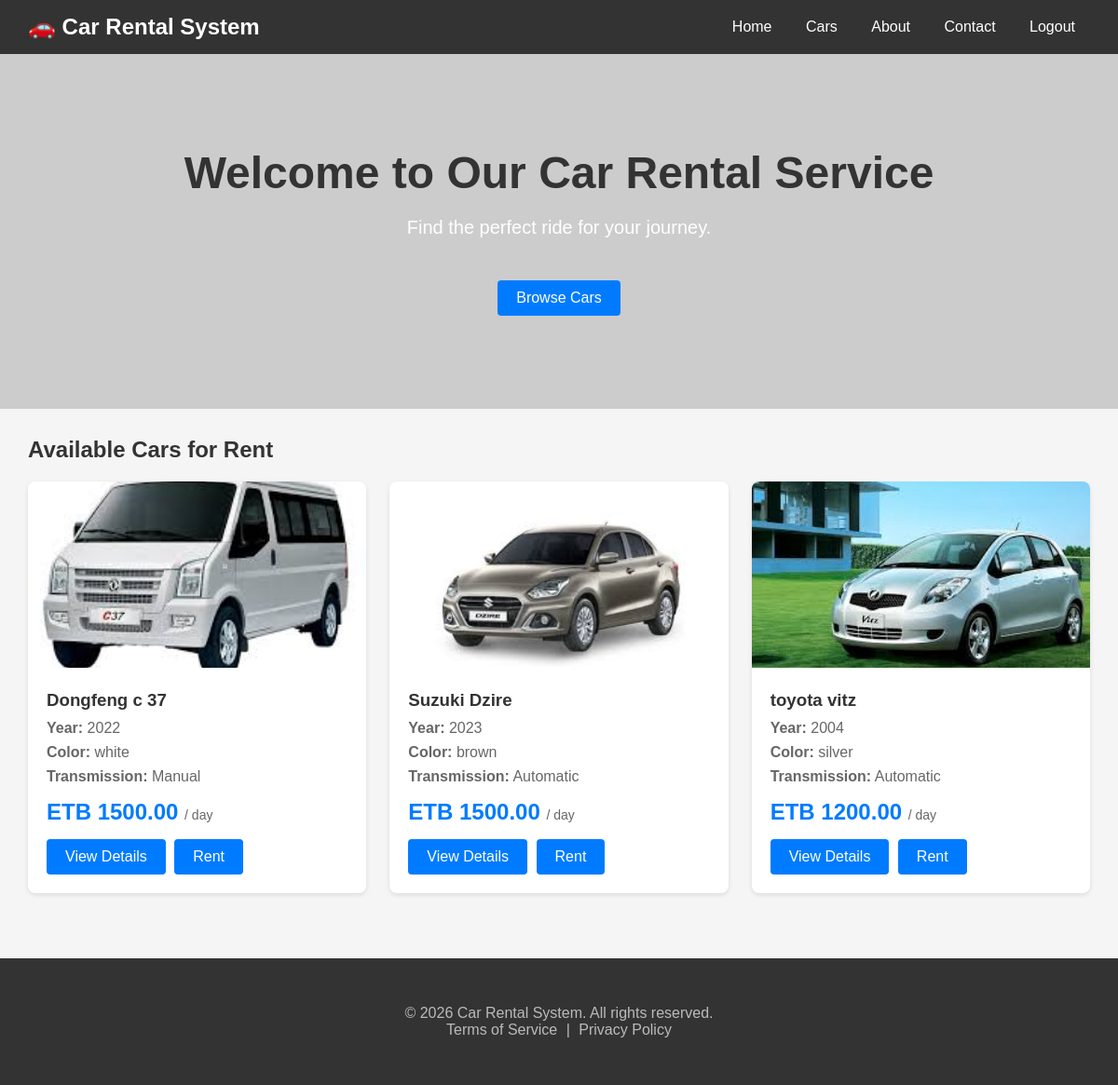
Screenshot of / (signed in) with the database file from the repository.
### Rental/models.py (models this page shows, shortened)
class Car(models.Model):
    TRANSMISSION_CHOICES = [
        ('automatic', 'Automatic'),
        ('manual', 'Manual'),
    ]
    brand = models.CharField(max_length=100)
    model = models.CharField(max_length=100)
    year = models.IntegerField()
    color = models.CharField(max_length=50)
    plate_number = models.CharField(max_length=20, unique=True)
    transmission = models.CharField(max_length=20, choices=TRANSMISSION_CHOICES, default='automatic')
    daily_rate = models.DecimalField(max_digits=10, decimal_places=2)
    image = models.ImageField(upload_to='cars/', blank=True, null=True)
    available = models.BooleanField(default=True)
    visible = models.BooleanField(default=True)
    class Meta:
        ordering = ['brand', 'model']

### Rental/views.py (the view)
# urls.py: path('', car_list, name='car_list_url'),
def car_list(request):
    cars = Car.objects.filter(visible=True, available=True)
    return render(request, 'car_list.html', {'cars': cars})

### Rental/templates/car_list.html (shortened to what this page needs)
<!DOCTYPE html>
<html lang="en">
<head>
</head>
<body>
    <nav class="navbar">
        <h1>🚗 Car Rental System</h1>
        <div class="navbar-links">
            <a href="#" class="active">Home</a>
            <a href="{% url 'car_list_url' %}">Cars</a>
            <a href="#">About</a>
            <a href="#">Contact</a>
            {% if user.is_authenticated %}
                <a href="{% url 'logout_url' %}">Logout</a>
            {% else %}
                <a href="{% url 'login_url' %}">Login</a>
                <a href="{% url 'signup_url' %}">Sign Up</a>
            {% endif %}
        </div>
    </nav>
    <section class="hero">
        <div class="hero-content">
            <h2>Welcome to Our Car Rental Service</h2>
            <p>Find the perfect ride for your journey.</p>
            <a href="#cars-section" class="btn">Browse Cars</a>
        </div>
    </section>
    <div class="container" id="cars-section">
        <h2>Available Cars for Rent</h2>
        {% if cars %}
        <div class="cars-grid">
            {% for car in cars %}
            <div class="car-card">
                {% if car.image %}
                <img src="{{ car.image.url }}" alt="{{ car.brand }} {{ car.model }}" class="car-image">
                {% else %}
                <div class="car-image-placeholder">🚗</div>
                {% endif %}
                <div class="car-info">
                    <h3>{{ car.brand }} {{ car.model }}</h3>
                    <p><strong>Year:</strong> {{ car.year }}</p>
                    <p><strong>Color:</strong> {{ car.color }}</p>
                    <p><strong>Transmission:</strong> {{ car.get_transmission_display }}</p>
                    <div class="price">ETB {{ car.daily_rate }} <span>/ day</span></div>
                    <a href="{% url 'car_detail_url' car.id %}" class="btn">View Details</a>
                    {% if user.is_authenticated and not user.is_staff and car.available %}
                    <a href="{% url 'rent_car_url' car.id %}" class="btn" style="margin-left:5px;">Rent</a>
                    {% endif %}
                </div>
            </div>
            {% endfor %}
        </div>
        {% else %}
        <div class="no-cars">
            <p>No cars available at the moment. Please check back later.</p>
        </div>
        {% endif %}
    </div>
    <footer class="footer">
        <div class="container">
            <p>&copy; {% now "Y" %} Car Rental System. All rights reserved.</p>
            <p><a href="#">Terms of Service</a> | <a href="#">Privacy Policy</a></p>
        </div>
    </footer>
</body>
</html>

### Rental/templates/car_list.html (style rules this page uses)
* { margin: 0; padding: 0; box-sizing: border-box; }
body { font-family: Arial, sans-serif; background-color: #f5f5f5; }
.navbar { background-color: #333; padding: 15px 30px; display: flex; justify-content: space-between; align-items: center; }
.navbar h1 { color: white; font-size: 24px; }
.navbar-links a { color: white; text-decoration: none; padding: 8px 16px; border-radius: 4px; }
.container { max-width: 1200px; margin: 0 auto; padding: 30px; }
h2 { color: #333; margin-bottom: 20px; }
.cars-grid { display: grid; grid-template-columns: repeat(auto-fill, minmax(300px, 1fr)); gap: 25px; }
.car-card { background: white; border-radius: 8px; overflow: hidden; box-shadow: 0 2px 5px rgba(0,0,0,0.1); transition: transform 0.2s; }
.car-image { width: 100%; height: 200px; object-fit: cover; background-color: #e9ecef; }
.car-info { padding: 20px; }
.car-info h3 { color: #333; margin-bottom: 10px; }
.car-info p { color: #666; margin-bottom: 8px; }
.price { font-size: 24px; font-weight: bold; color: #007bff; margin-top: 15px; }
.price span { font-size: 14px; color: #666; font-weight: normal; }
.btn { display: inline-block; padding: 10px 20px; background-color: #007bff; color: white; text-decoration: none; border-radius: 4px; margin-top: 15px; }
.hero { background-image: url('https://via.placeholder.com/1600x400?text=Car+Rental'); background-size: cover; background-position: center; color: white; padding: 100px 20px; text-align: center; }
.hero-content h2 { font-size: 48px; margin-bottom: 20px; }
.hero-content p { font-size: 20px; margin-bottom: 30px; }
.footer { background-color: #333; color: #bbb; padding: 20px 0; margin-top: 40px; text-align: center; }
.footer a { color: #bbb; text-decoration: none; margin: 0 5px; }

### rows the page displays
Car: image (picture), brand "Dongfeng", model "c 37", year "2022", color "white", transmission "Manual", daily_rate "1500.00", available "Rent"
Car: image (picture), brand "Suzuki", model "Dzire", year "2023", color "brown", transmission "Automatic", daily_rate "1500.00", available "Rent"
Car: image (picture), brand "toyota", model "vitz", year "2004", color "silver", transmission "Automatic", daily_rate "1200.00", available "Rent"
